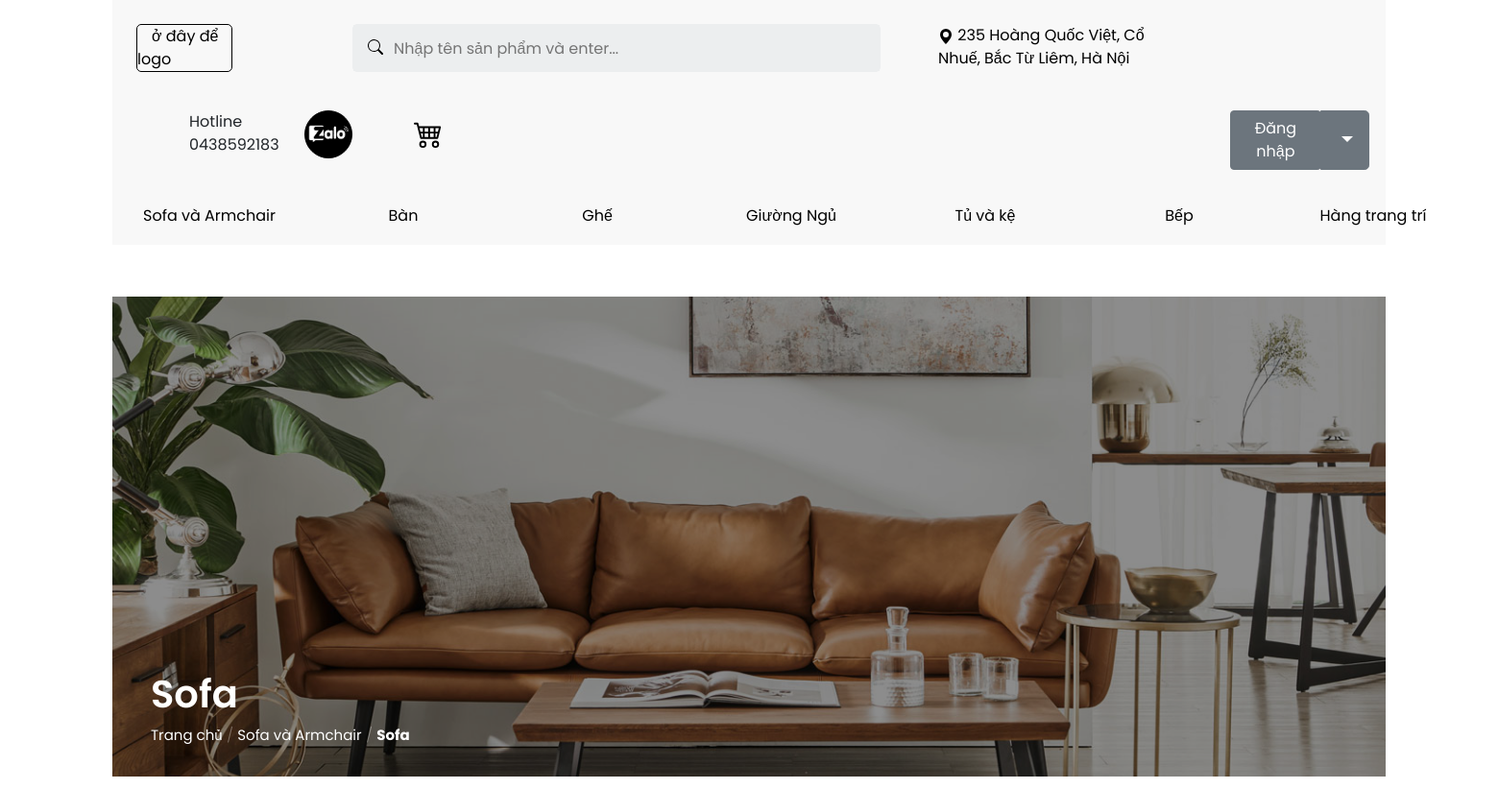
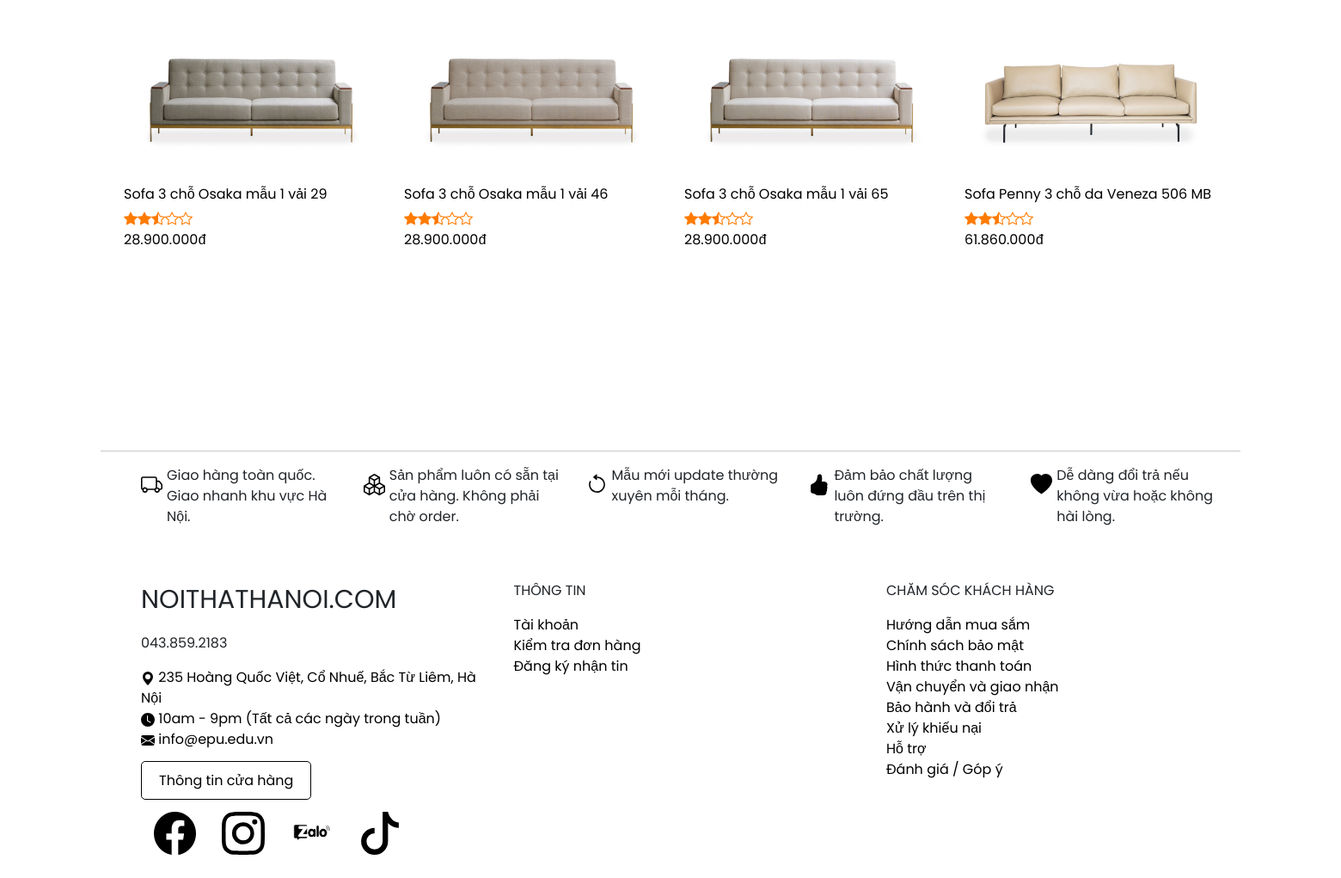
Page /index.php?quanly=Sofa on the committed database (2 pictures, top to bottom).
### tables this page shows
CREATE TABLE `tb_item` (
  `id` int(11) NOT NULL,
  `tenitem` varchar(255) NOT NULL,
  `quanlyitem` varchar(255) NOT NULL,
  `background_item` char(150) NOT NULL
);

CREATE TABLE `tb_loai` (
  `id` int(11) NOT NULL,
  `tenloai` varchar(255) NOT NULL,
  `quanlyloai` varchar(255) NOT NULL,
  `background_loai` char(150) NOT NULL
);

CREATE TABLE `tb_sanpham` (
  `id` int(11) NOT NULL,
  `tensp` varchar(255) NOT NULL,
  `img` char(150) NOT NULL,
  `kichthuoc` varchar(255) NOT NULL,
  `gia` int(20) NOT NULL,
  `chatlieu` varchar(255) NOT NULL,
  `soluongton` int(20) NOT NULL,
  `ma_loai` int(20) NOT NULL,
  `ma_item` int(20) NOT NULL
);

### tmp/main-sp.php (called while the page is built, shortened)
<?php
    include './admincp/config/connect_db.php';
    include './pages/main/thuong-hieu.php';
    $so_sp = !empty($_GET['per_page']) ? $_GET['per_page'] : 12;
    $trang_ht = !empty($_GET['page']) ? $_GET['page'] : 1;
    $offset = ($trang_ht - 1) * $so_sp;
    if ($tam=='SofaArmchair') {
        $data = 'SofaArmchair';
        $query = "SELECT * FROM `tb_sanpham` WHERE `ma_loai`=1 ORDER BY `id` ASC LIMIT ".$so_sp." OFFSET ".$offset;
        $mysql = mysqli_query($conn, $query);
        $querys = "SELECT * FROM `tb_sanpham` WHERE `ma_loai`=1";
        $tong = mysqli_query($conn, $querys);
        $tong = $tong->num_rows;
        $so_trang = ceil($tong / $so_sp);
    }elseif ($tam=='Sofa') {
        $data = 'SofaArmchair';
        $query = "SELECT * FROM `tb_sanpham` WHERE `ma_item`=1 ORDER BY `id` ASC";
        $mysql = mysqli_query($conn, $query);
    }elseif ($tam=='SofaGoc') {
        $data = 'SofaArmchair';
        $query = "SELECT * FROM `tb_sanpham` WHERE `ma_item`=2 ORDER BY `id` ASC";
        $mysql = mysqli_query($conn, $query);
    }elseif ($tam=='Armchair') {
        $data = 'SofaArmchair';
        $query = "SELECT * FROM `tb_sanpham` WHERE `ma_item`=3 ORDER BY `id` ASC";
        $mysql = mysqli_query($conn, $query);
    }elseif ($tam=='GheDaiDon') {
        $data = 'SofaArmchair';
        $query = "SELECT * FROM `tb_sanpham` WHERE `ma_item`=4 ORDER BY `id` ASC";
        $mysql = mysqli_query($conn, $query);
    }elseif ($tam=='GheThuGian') {
        $data = 'SofaArmchair';
        $query = "SELECT * FROM `tb_sanpham` WHERE `ma_item`=5 ORDER BY `id` ASC";
        $mysql = mysqli_query($conn, $query);
    }elseif ($tam=='BanNuoc') {
        $data = 'Ban';
        $query = "SELECT * FROM `tb_sanpham` WHERE `ma_item`=6 ORDER BY `id` ASC";
        $mysql = mysqli_query($conn, $query);
    }elseif ($tam=='BanAn') {
        $data = 'Ban';
        $query = "SELECT * FROM `tb_sanpham` WHERE `ma_item`=7 ORDER BY `id` ASC";
        $mysql = mysqli_query($conn, $query);
    }elseif ($tam=='BanBen') {
        $data = 'Ban';
        $query = "SELECT * FROM tb_sanpham WHERE `ma_item`=8 ORDER BY `id` ASC";
        $mysql = mysqli_query($conn, $query);
    }elseif ($tam=='BanLamViec') {
        $data = 'Ban';
        $query = "SELECT * FROM `tb_sanpham` WHERE `ma_item`=9 ORDER BY `id` ASC";
        $mysql = mysqli_query($conn, $query);
    }elseif ($tam=='BanTrangDiem') {
        $data = 'Ban';
        $query = "SELECT * FROM `tb_sanpham` WHERE `ma_item`=10 ORDER BY `id` ASC";
        $mysql = mysqli_query($conn, $query);
    }elseif ($tam=='GheAn') {
        $data = 'Ghe';
        $query = "SELECT * FROM `tb_sanpham` WHERE `ma_item`=11 ORDER BY `id` ASC";
        $mysql = mysqli_query($conn, $query);
    }elseif ($tam=='GheBar') {
        $data = 'Ghe';
        $query = "SELECT * FROM `tb_sanpham` WHERE `ma_item`=12 ORDER BY `id` ASC";
        $mysql = mysqli_query($conn, $query);
    }elseif ($tam=='XeDay') {
        $data = 'Ghe';
        $query = "SELECT * FROM `tb_sanpham` WHERE `ma_item`=13 ORDER BY `id` ASC";
        $mysql = mysqli_query($conn, $query);
    }elseif ($tam=='Giuong') {
        $data = 'GiuongNgu';
        $query = "SELECT * FROM `tb_sanpham` WHERE `ma_item`=14 ORDER BY `id` ASC";
        $mysql = mysqli_query($conn, $query);
    }if ($tam=='BanDauGiuong') {
        $data = 'GiuongNgu';
        $query = "SELECT * FROM `tb_sanpham` WHERE `ma_item`=15 ORDER BY `id` ASC";
        $mysql = mysqli_query($conn, $query);
    }elseif ($tam=='NemGiuong') {
        $data = 'GiuongNgu';
        $query = "SELECT * FROM `tb_sanpham` WHERE `ma_item`=16 ORDER BY `id` ASC";
        $mysql = mysqli_query($conn, $query);
    }elseif ($tam=='TuTivi') {
        $data = 'TuKe';
        $query = "SELECT * FROM `tb_sanpham` WHERE `ma_item`=17 ORDER BY `id` ASC";
        $mysql = mysqli_query($conn, $query);
    }elseif ($tam=='TuLy') {
        $data = 'TuKe';
        $query = "SELECT * FROM `tb_sanpham` WHERE `ma_item`=18 ORDER BY `id` ASC";
        $mysql = mysqli_query($conn, $query);
    }elseif ($tam=='TuRuou') {
        $data = 'TuKe';
        $query = "SELECT * FROM `tb_sanpham` WHERE `ma_item`=19 ORDER BY `id` ASC";
        $mysql = mysqli_query($conn, $query);
    }elseif ($tam=='TuAo') {
        $data = 'TuKe';
        $query = "SELECT * FROM `tb_sanpham` WHERE `ma_item`=20 ORDER BY `id` ASC";
        $mysql = mysqli_query($conn, $query);
    }elseif ($tam=='TuAmTuong') {
        $data = 'TuKe';
        $query = "SELECT * FROM `tb_sanpham` WHERE `ma_item`=21 ORDER BY `id` ASC";
        $mysql = mysqli_query($conn, $query);
    }elseif ($tam=='TuGiay') {
        $data = 'TuKe';
        $query = "SELECT * FROM `tb_sanpham` WHERE `ma_item`=22 ORDER BY `id` ASC";
        $mysql = mysqli_query($conn, $query);
    }elseif ($tam=='KePhongKhach') {
        $data = 'TuKe';
        $query = "SELECT * FROM tb_sanpham WHERE `ma_item`=23 ORDER BY `id` ASC";
        $mysql = mysqli_query($conn, $query);
    }elseif ($tam=='TuBep') {
        $data = 'TuBep';
        $query = "SELECT * FROM `tb_sanpham` WHERE `ma_item`=24 ORDER BY `id` ASC";
        $mysql = mysqli_query($conn, $query);
    }elseif ($tam=='PhuKienBep') {
        $data = 'TuBep';
        $query = "SELECT * FROM `tb_sanpham` WHERE `ma_item`=25 ORDER BY `id` ASC";
        $mysql = mysqli_query($conn, $query);
    }elseif ($tam=='DaoBep') {
        $data = 'TuBep';
        $query = "SELECT * FROM `tb_sanpham` WHERE `ma_item`=26 ORDER BY `id` ASC";
        $mysql = mysqli_query($conn, $query);
    }elseif ($tam=='QuayBar') {
        $data = 'TuBep';
        $query = "SELECT * FROM `tb_sanpham` WHERE `ma_item`=27 ORDER BY `id` ASC";
        $mysql = mysqli_query($conn, $query);
    }elseif ($tam=='DenTrangTri') {
        $data = 'HangTrangTri';
        $query = "SELECT * FROM `tb_sanpham` WHERE `ma_item`=28 ORDER BY `id` ASC";
        $mysql = mysqli_query($conn, $query);
    }elseif ($tam=='DongHo') {
        $data = 'HangTrangTri';
        $query = "SELECT * FROM `tb_sanpham` WHERE `ma_item`=29 ORDER BY `id` ASC";
        $mysql = mysqli_query($conn, $query);
    }elseif ($tam=='DungCuBep') {
        $data = 'HangTrangTri';
        $query = "SELECT * FROM `tb_sanpham` WHERE `ma_item`=30 ORDER BY `id` ASC";
        $mysql = mysqli_query($conn, $query);
    }elseif ($tam=='GoiThuBong') {
        $data = 'HangTrangTri';
        $query = "SELECT * FROM `tb_sanpham` WHERE `ma_item`=31 ORDER BY `id` ASC";
        $mysql = mysqli_query($conn, $query);
    }elseif ($tam=='KhungGuong') {
        $data = 'HangTrangTri';
        $query = "SELECT * FROM `tb_sanpham` WHERE `ma_item`=32 ORDER BY `id` ASC";
        $mysql = mysqli_query($conn, $query);
    }elseif ($tam=='NemHangTrangTri') {
        $data = 'HangTrangTri';
        $query = "SELECT * FROM `tb_sanpham` WHERE `ma_item`=33 ORDER BY `id` ASC";
        $mysql = mysqli_query($conn, $query);
    }elseif ($tam=='Tham') {
        $data = 'HangTrangTri';
        $query = "SELECT * FROM `tb_sanpham` WHERE `ma_item`=34 ORDER BY `id` ASC";
        $mysql = mysqli_query($conn, $query);
    }elseif ($tam=='Tranh') {
        $data = 'HangTrangTri';
        $query = "SELECT * FROM `tb_sanpham` WHERE `ma_item`=35 ORDER BY `id` ASC";
        $mysql = mysqli_query($conn, $query);
    }elseif ($tam=='BanNgoaiTroi') {
        $data = 'NgoaiThat';
        $query = "SELECT * FROM `tb_sanpham` WHERE `ma_item`=36 ORDER BY `id` ASC";
        $mysql = mysqli_query($conn, $query);
    }elseif ($tam=='GheNgoaiTroi') {
        $data = 'NgoaiThat';
        $query = "SELECT * FROM `tb_sanpham` WHERE `ma_item`=37 ORDER BY id ASC";
        $mysql = mysqli_query($conn, $query);
    }else {
    }
?>

### tmp/index-sp.php (the view, shortened to what this page needs)
<div class="cach"></div>
<?php include 'main-sp.php';?>
<div class="main-adidas">
    <ul class="product">
        <?php while ($row = mysqli_fetch_array($mysql)) { ?>
        <li>
            <div class="product-item">
                <div class="product-top">
                    <a href="../index.php?quanly=chitiet-sp&id=<?=$row['id']?>&thuonghieu=<?=$data?>">
                        <img src="<?=$row['img']?>" alt="<?=$row['tensp']?>">
                    </a>
                </div>
                <div class="product-info">
                    <a href="../index.php?quanly=chitiet-sp&id=<?=$row['id']?>&thuonghieu=<?=$data?>" class="product-name"><?= $row['tensp'] ?></a>
                    <div class="star">
                        <span class="star-item"><i class="bi bi-star-fill"></i></span>
                        <span class="star-item"><i class="bi bi-star-fill"></i></span>
                        <span class="star-item"><i class="bi bi-star-half"></i></span>
                        <span class="star-item"><i class="bi bi-star"></i></span>
                        <span class="star-item"><i class="bi bi-star"></i></span>
                    </div>
                    <?php if($row['gia'] > 0) {?>
                        <a href="../index.php?quanly=chitiet-sp&id=<?=$row['id']?>&thuonghieu=<?=$data?>" class="product-price"><?= number_format($row['gia'], 0, ",", ".") ?><samp>đ</samp></a>
                    <?php } else {?>
                    <?php }?>
                </div>
            </div>
        </li>
        <?php } ?>
    </ul>
</div>
<?php include 'gioithieu.php'; ?>

### pages/main/thuong-hieu.php
<?php include './admincp/config/connect_db.php';?>
<?php
$loai = mysqli_query($conn, "SELECT * FROM `tb_loai` ORDER BY `id` ASC");
$item = mysqli_query($conn, "SELECT * FROM `tb_item` ORDER BY `id` ASC");
while($loai_row = mysqli_fetch_array($loai)){
    if ($tam == $loai_row['quanlyloai']){ ?>
        <div style="width: 100%;height: 500px;background: url(<?=$loai_row['background_loai']?>);background-position: 47% 92%;background-size: 100%;">
            <div style="width: 100%;height: 100%; background: rgba(0,0,0,0.45);padding: 40px;">
                <h1 class="thuong_hieu"><?=$thuong_hieu=$loai_row['tenloai']?></h1>
                <div class="is-small"><nav><a href="../../index.php">Trang chủ</a><span>/</span><b><?=$loai_row['tenloai']?></b></nav></div>
            </div>
        </div>
<?php } while ($item_row = mysqli_fetch_array($item)){
        if ($tam == $item_row['quanlyitem']) { ?>
            <div style="width: 100%;height: 500px;background: url(<?=$item_row['background_item']?>);background-position: 0 46%;background-size: 100%;">
                <div style="width: 100%;height: 100%; background: rgba(0,0,0,0.45);padding: 40px;">
                    <h1 class="thuong_hieu"><?=$thuong_hieu=$item_row['tenitem']?></h1>
                    <div class="is-small"><nav><a href="../../index.php">Trang chủ</a><span>/</span><a href="../../index.php?quanly=<?=$loai_row['quanlyloai']?>&id=1&per_page=12&page=1"><?=$loai_row['tenloai']?></a><span>/</span><b><?=$item_row['tenitem']?></b></nav></div>
                </div>
            </div>
<?php } } } ?>

### asset/css/main.css (style rules this page uses)
* { margin:0;padding:0;box-sizing:border-box;font-family:"Poppins",sans-serif; }
body { display:flex;align-items:center;justify-content:center;background:#ffffff; }
.cach { width: 100%; height: 30px; background: #ffffff; }
h1.thuong_hieu { margin-top: 350px; font-size: 40px; font-weight: 600; color: #ffffff; }
.is-small { font-size: 15px; }
.is-small nav { color: #ffffff; letter-spacing: 0; padding: 0; }
.is-small nav a { text-decoration: none; color: #ffffff; }
.is-small nav span { position: relative; top: 0; opacity: .35; margin: 0 0.3em; font-weight: 300; }
.main .main-adidas { float: left; width: 100%; height: auto; }
ul.product { display: flex; flex-wrap: wrap; margin-left: -20px; margin-right: 10px; }
ul.product li { flex-basis: 25%; list-style: none; box-sizing: border-box; padding: 15px; margin-bottom: 30px; transition: 0.25s ease-in-out; }
ul.product li img { max-width: 100%; height: auto; border-radius: 10px; }
ul.product li .product-top { overflow: hidden; margin-bottom: 15px; }
ul.product li .product-info a { display: block; text-decoration: none; color: #000000; margin-bottom: 5px; size: 40px; }
ul.product li .product-info .star { display: flex; flex-wrap: wrap; }
ul.product li .product-info .star span.star-item { color: #ff7b00; }

### rows in the picture
tb_loai: tenloai "Sofa và Armchair"
tb_item: background_item (picture), tenitem "Sofa"
tb_sanpham: img (picture), tensp "Sofa 3 chỗ Osaka mẫu 1 vải 29", gia "28.900.000"
tb_sanpham: img (picture), tensp "Sofa 3 chỗ Osaka mẫu 1 vải 46", gia "28.900.000"
tb_sanpham: img (picture), tensp "Sofa 3 chỗ Osaka mẫu 1 vải 65", gia "28.900.000"
tb_sanpham: img (picture), tensp "Sofa Penny 3 chỗ da Veneza 506 MB", gia "61.860.000"
